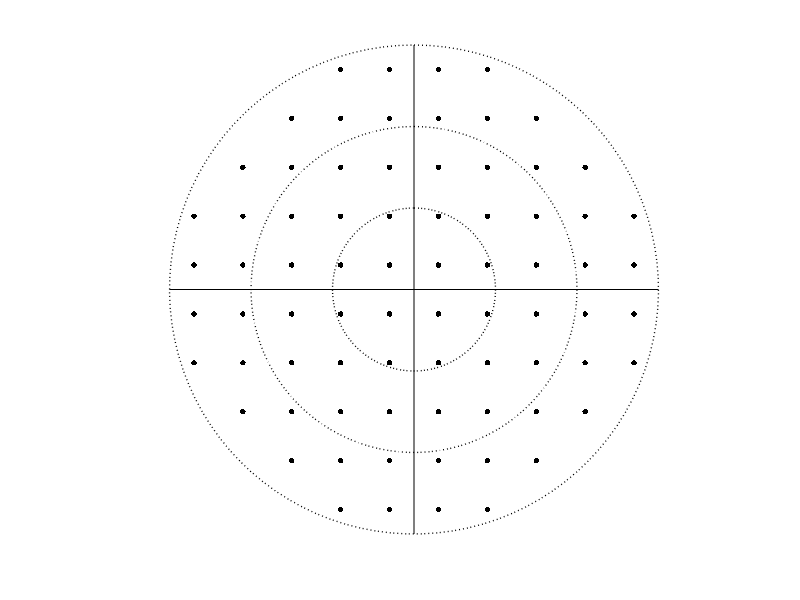
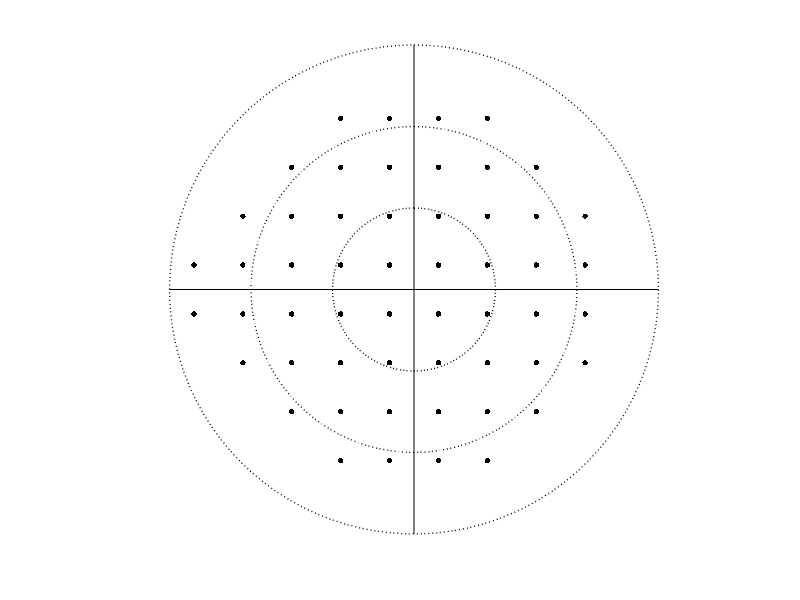
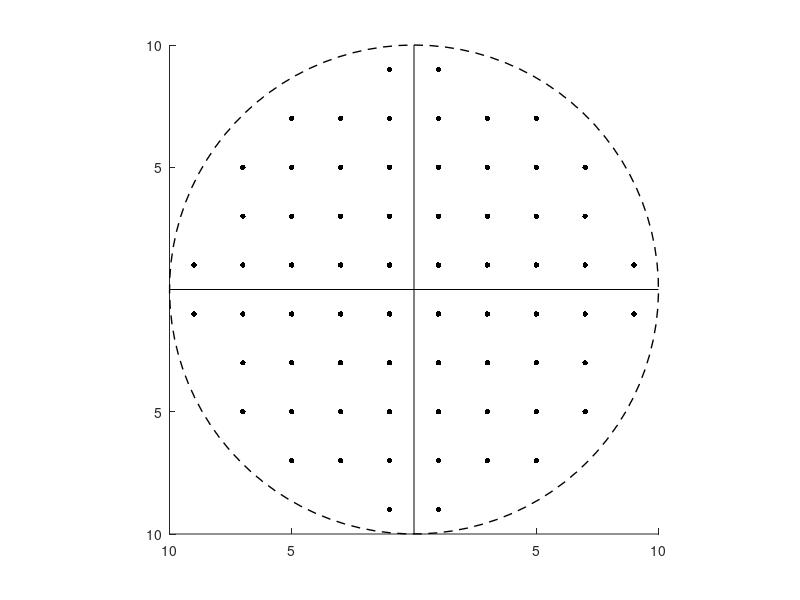
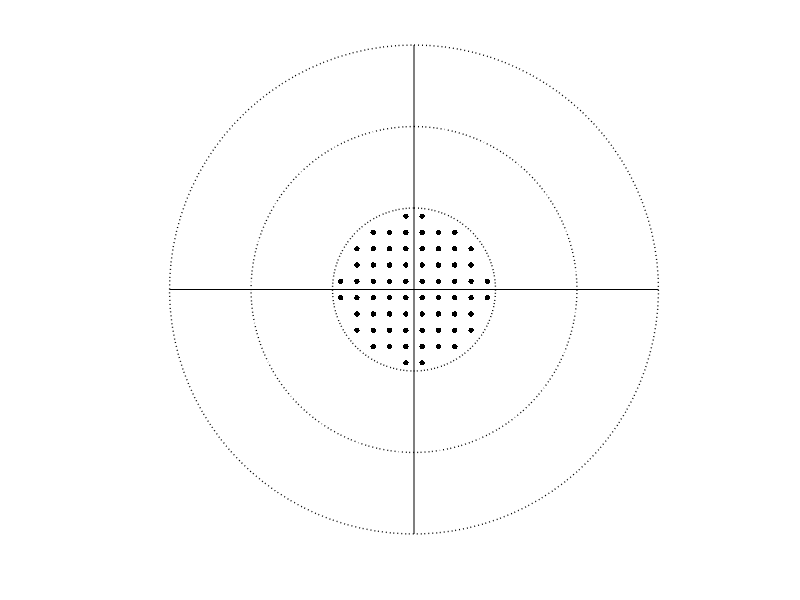

Here is the MATLAB script that generated these plots, in order:
function ThresholdTestPointPattern

% Render exact Humphrey field analyzer test points, such as 30-2, 24-2, 10-2 and so on. 
%
% Provides right eye's only now.
%
% SO @ACH 2016.8



%% 30-2
t = linspace(0,2*pi,100);

axes1 = axes('Parent',figure,'YTickLabel',{'30','20','10','10','20','30'},...
    'YTick',[-30 -20 -10  10 20 30],...
    'XTickLabel',{'30','20','10','10','20','30'},...
    'XTick',[-30 -20 -10  10 20 30],...
    'PlotBoxAspectRatio',[1 1 1]);
hold on;

cx = 0; cy = 0; % ??
r = [10,20,30];           % ??

% render Circles
% h(1)=plot(r(1)*sin(t)+cx,r(1)*cos(t)+cy,'--k','LineWidth',1);
% h(2)=plot(r(2)*sin(t)+cx,r(2)*cos(t)+cy,'--k');
% h(3)=plot(r(3)*sin(t)+cx,r(3)*cos(t)+cy,'--k');


h(1)=plot(r(1)*sin(t)+cx,r(1)*cos(t)+cy,':k','LineWidth',1);
h(2)=plot(r(2)*sin(t)+cx,r(2)*cos(t)+cy,':k','LineWidth',1);
h(3)=plot(r(3)*sin(t)+cx,r(3)*cos(t)+cy,':k','LineWidth',1);

% Axis
h(4)= plot([0,0],[-30 30],'-k');
h(5)= plot([-30 30],[0,0],'-k');
set(h(4),'LineWidth',0.4)
set(h(5),'LineWidth',0.4)

%
X = -27:6:27;
Y = -27:6:27;
% add scatter 
for x = 1:length(X)
    switch x
        case {1,10}
            y =4:7;
        case {2,9}
            y =3:8;
        case {3,8}
            y =2:9;
        otherwise
            y = 1:10;
    end;
    
    
    for j = y
        scatter(X(x),Y(j),16,'k','filled')
    end;
end
axis square;
axis off;
hold off;

%% 24-2
t = linspace(0,2*pi,100);

% Create axes
axes1 = axes('Parent',figure,'YTickLabel',{'30','20','10','10','20','30'},...
    'YTick',[-30 -20 -10  10 20 30],...
    'XTickLabel',{'30','20','10','10','20','30'},...
    'XTick',[-30 -20 -10  10 20 30],...
    'PlotBoxAspectRatio',[1 1 1]);
hold on;

cx = 0; cy = 0; % ??
r = [10,20,30];           % ??

% render Circles
h(1)=plot(r(1)*sin(t)+cx,r(1)*cos(t)+cy,':k','LineWidth',1);
h(2)=plot(r(2)*sin(t)+cx,r(2)*cos(t)+cy,':k','LineWidth',1);
h(3)=plot(r(3)*sin(t)+cx,r(3)*cos(t)+cy,':k','LineWidth',1);

% Axis
h(4)= plot([0,0],[-30 30],'-k');
h(5)= plot([-30 30],[0,0],'-k');
set(h(4),'LineWidth',0.4)
set(h(5),'LineWidth',0.4)

X = -27:6:27;
Y = -27:6:27;
% add scatter 
for x = 1:9
    switch x
        case {1}
            y =5:6;
        case {2,9}
            y =4:7;
        case {3,8}
            y =3:8;
        otherwise
            y = 2:9;
    end;
    
    
    for j = y
        scatter(X(x),Y(j),16,'k','filled')
    end;
end
axis square off;
hold off;

%% 10-2
t = linspace(0,2*pi,100);

% Create axes
axes1 = axes('Parent',figure,'YTickLabel',{'10','5','5','10'},...
    'YTick',[-10 -5  5 10],...
    'XTickLabel',{'10','5','5','10'},...
    'XTick',[-10 -5  5 10],...
    'PlotBoxAspectRatio',[1 1 1]);
hold on;

cx = 0; cy = 0; % ??
r = [10];           % ??

% render Circles
h(1)=plot(r(1)*sin(t)+cx,r(1)*cos(t)+cy,'--k','LineWidth',1);
% h(2)=plot(r(2)*sin(t)+cx,r(2)*cos(t)+cy,'--k');
% h(3)=plot(r(3)*sin(t)+cx,r(3)*cos(t)+cy,'--k');

% Axis
h(4)= plot([0,0],[-10 10],'-k');
h(5)= plot([-10 10],[0,0],'-k');
% set(h(4),'LineWidth',2)
% set(h(5),'LineWidth',2)

%

% add scatter 
X = -9:2:9;
Y = -9:2:9;
for x = 1:length(X)
    switch x
        case {1,10}
            y =5:6;
        case {2,9}
            y =3:8;
        case {3,4,7,8}
            y =2:9;
        otherwise
            y = 1:10;
    end;
    
    
    for j = y
        scatter(X(x),Y(j),16,'k','filled')
    end;
end
axis square;
hold off;
%%
t = linspace(0,2*pi,100);

% Create axes
axes1 = axes('Parent',figure,'YTickLabel',{'30','20','10','10','20','30'},...
    'YTick',[-30 -20 -10  10 20 30],...
    'XTickLabel',{'30','20','10','10','20','30'},...
    'XTick',[-30 -20 -10  10 20 30],...
    'PlotBoxAspectRatio',[1 1 1]);
hold on;

cx = 0; cy = 0; % ??
r = [10,20,30];           % ??

% render Circles
h(1)=plot(r(1)*sin(t)+cx,r(1)*cos(t)+cy,':k','LineWidth',1);
h(2)=plot(r(2)*sin(t)+cx,r(2)*cos(t)+cy,':k','LineWidth',1);
h(3)=plot(r(3)*sin(t)+cx,r(3)*cos(t)+cy,':k','LineWidth',1);

% Axis
h(4)= plot([0,0],[-30 30],'-k');
h(5)= plot([-30 30],[0,0],'-k');
set(h(4),'LineWidth',0.4)
set(h(5),'LineWidth',0.4)

% add scatter 
X = -9:2:9;
Y = -9:2:9;
for x = 1:length(X)
    switch x
        case {1,10}
            y =5:6;
        case {2,9}
            y =3:8;
        case {3,4,7,8}
            y =2:9;
        otherwise
            y = 1:10;
    end;
    
    
    for j = y
        scatter(X(x),Y(j),16,'k','filled')
    end;
end
axis square off;
hold off;

%% macular mode
t = linspace(0,2*pi,100);

% Create axes
axes1 = axes('Parent',figure,'YTickLabel',{'10','5','0','5','10'},...
    'YTick',[-10 -5 0 5 10],...
    'XTickLabel',{'10','5','0','5','10'},...
    'XTick',[-10 -5 0 5 10],...
    'PlotBoxAspectRatio',[1 1 1]);
hold on;

cx = 0; cy = 0; % ??
r = [10];           % ??

% render Circles
h(1)=plot(r(1)*sin(t)+cx,r(1)*cos(t)+cy,'--k','LineWidth',1);
% h(2)=plot(r(2)*sin(t)+cx,r(2)*cos(t)+cy,'--k');
% h(3)=plot(r(3)*sin(t)+cx,r(3)*cos(t)+cy,'--k');

% Axis
h(4)= plot([0,0],[-10 10],'-k');
h(5)= plot([-10 10],[0,0],'-k');
% set(h(4),'LineWidth',2)
% set(h(5),'LineWidth',2)

%

% add scatter 
X = -9:2:9;
Y = -9:2:9;
for x = 4:7
   y =4:7;
    for j = y
        scatter(X(x),Y(j),16,'k','filled')
    end;
end
axis square;
hold off;

%% 60-4
t = linspace(0,2*pi,100);

axes1 = axes('Parent',figure,'YTickLabel',{'60','50','40','30','30','40','50','60'},...
    'YTick',[-60 -50 -40 -30  30 40 50 60],...
    'XTickLabel',{'60','50','40','30','30','40','50','60'},...
    'XTick',[-60 -50 -40 -30 30 40 50 60],...
    'PlotBoxAspectRatio',[1 1 1]);
hold on;

cx = 0; cy = 0; % ??
r = [30,40,50,60];           % ??

% render Circles
h(1)=plot(r(1)*sin(t)+cx,r(1)*cos(t)+cy,'--k','LineWidth',1);
h(2)=plot(r(2)*sin(t)+cx,r(2)*cos(t)+cy,'--k');
h(3)=plot(r(3)*sin(t)+cx,r(3)*cos(t)+cy,'--k');
h(4)=plot(r(4)*sin(t)+cx,r(4)*cos(t)+cy,'--k');

% Axis
h(5)= plot([0,0],[-60 60],'-k');
h(6)= plot([-60 60],[0,0],'-k');
% set(h(4),'LineWidth',2)
% set(h(5),'LineWidth',2)

%
X = -27:6:27;
Y = -27:6:27;
%% add scatter 
for x = 1:length(X)
    switch x
        case {1,10}
            y =4:7;
        case {2,9}
            y =3:8;
        case {3,8}
            y =2:9;
        otherwise
            y = 1:10;
    end;
    
    
    for j = y
        scatter(X(x),Y(j),16,'k','filled')
    end;
end
axis square;
hold off;
